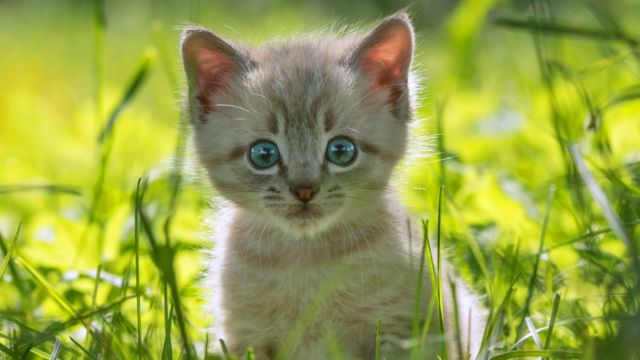
#> input picture kedi.jpg, 640 x 360 px
$ python 'parlaklık_konstar.py'
#> lines starting #> are read from the running program, lines starting #| are printed output that depends on the picture
#import required packages
import cv2
import numpy as np
#Read image
image = cv2.imread("kedi.jpg")
#> image is the input picture: shape (360, 640, 3); mean B, G, R 72.6, 162.5, 151.5

new_image = np.zeros(image.shape, image.dtype)

contrast = 3.0
bright = 2

for y in range(image.shape[0]):
    for x in range(image.shape[1]):
        for c in range(image.shape[2]):
            new_image[y,x,c] = np.clip(contrast*image[y,x,c] +bright, 0, 255)
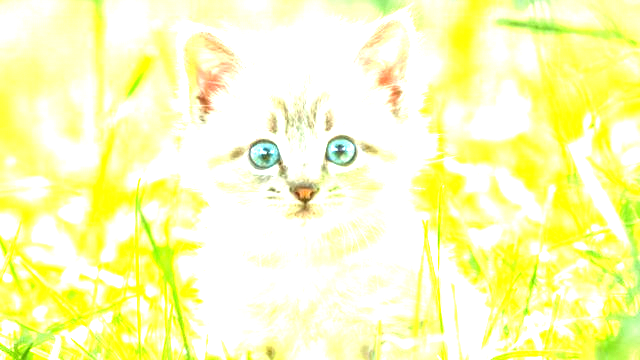
#> new_image: shape (360, 640, 3); mean B, G, R 183.3, 253.4, 251.5

cv2.imshow(image)

cv2.imshow(new_image)
cv2.waitKey(0)
cv2.destroyAllWindows()
